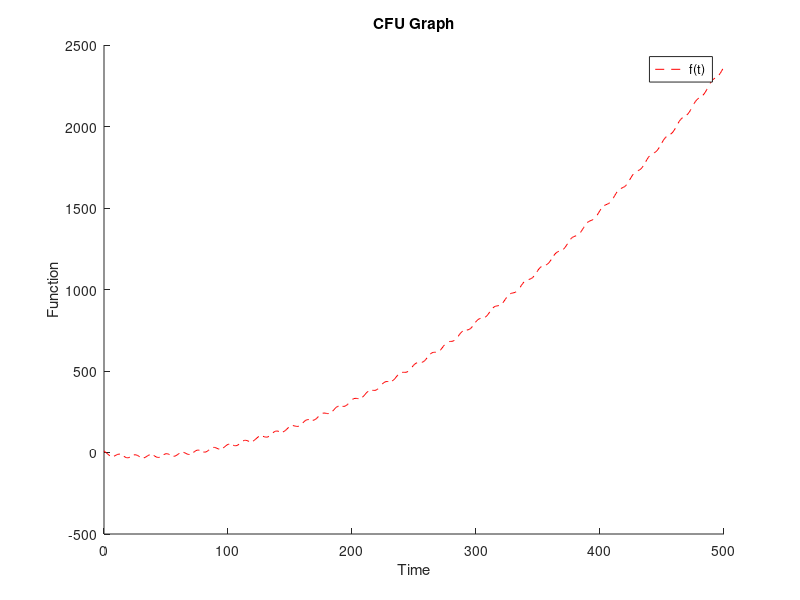

The MATLAB source for this figure:
% Activity CFU5: 
% File: HW5p2_Task2_Team267_mille5th.m
% Date: 13 February 2020
% By: Terrance Miller & mille5th 
%
% Section: 021
% Team: 267
%
% ELECTRONIC SIGNATURE (if team assignment, include all members info)
% Terrance Miller
%
% The electronic signature above indicates the script
% submitted for evaluation is my individual work, and I
% have a general understanding of all aspects of its
% development and execution.
%
% A BRIEF DESCRIPTION OF WHAT THE SCRIPT OR FUNCTION DOES
%

x=linspace(0,500,500);
y=.01*(x.^2)+(10*cos(.5*x)-(6*(x.^.5)));
pos=0;
c=1;
pp=0;
pn=0;
while(c<500)
    if x(c)>=0
        pos= pos+1; 
    end
    c=c+1;
end
pp= pos/500;
pn=1-pp;
fprintf('%.2d %% are positive ',pp);
fprintf('%.2d %% are negative ',pn);
disp(pn);
figure
hold on
plot(x,y,"r--")
xlabel("Time")
ylabel("Function")
title("CFU Graph")
legend("f(t)","Location", "northeast");
